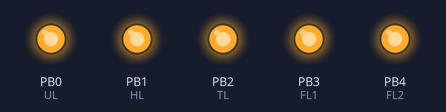
Bench run of a sketch on a simulated ATtiny85, built with avr-gcc and run on an emulated ATtiny85. Shown: output pins drawn as LEDs (lit = HIGH). Random numbers use the default seed unless the sketch sets one.

Above: at 0.1 s.
At 4.14 s:
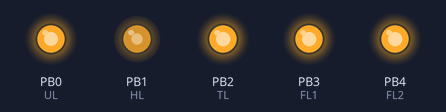
At 9.99 s:
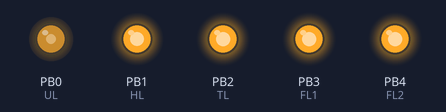
At 15.52 s:
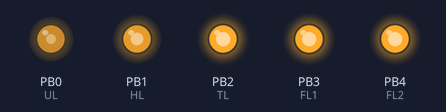
At 20.81 s:
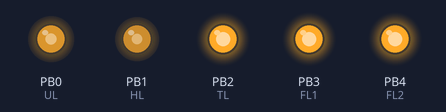
At 39.01 s:
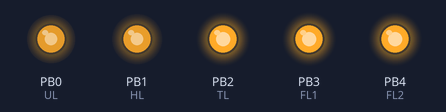
Timing chart, 0 to 40.0 s (numbered marks = the images above):
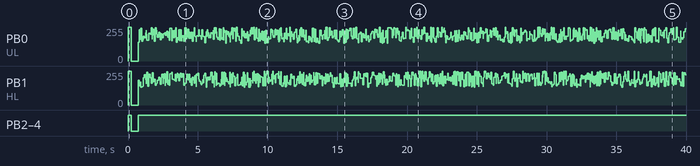

The sketch:

LEGO_gingerbread.ino
```cpp
/******************************************************************************
by Ken Olsen (648.ken@gmail.com)
MakersBox.blogspot.com


Not all Attiny cores support the tone() function. Try this one
https://github.com/SpenceKonde/ATTinyCore

ATMEL ATTINY45/85 Pin Assignments
                   +-\/-+
  Ain0 (D 5) PB5  1|    |8  Vcc
  Ain3 (D 3) PB3  2|    |7  PB2 (D 2) Ain1
  Ain2 (D 4) PB4  3|    |6  PB1 (D 1) pwm1
             GND  4|    |5  PB0 (D 0) pwm0

******************************************************************************/

#include <EEPROM.h>
#include <avr/sleep.h>


#ifndef cbi
  #define cbi(sfr, bit) (_SFR_BYTE(sfr) &= ~_BV(bit))
#endif
#ifndef sbi
  #define sbi(sfr, bit) (_SFR_BYTE(sfr) |= _BV(bit))
#endif

// hardware\breadboard\avr\boards.txt
// atmega328bb.build.board=AVR_ATMEGA328BB

long sleepyTime = 300000; // sleep after (ms)  900000 = 15 min, 300000 = 5 min

boolean DEBUG = false;

// V0.2
int HL = 1;   // Flames 2
int TL = 2;   // door lamps
int FL1 = 3;  // interior white
int FL2 = 4;  // interior white
int UL = 0;   // PWM flames 1


void setup(){

  pinMode(HL, OUTPUT);
  pinMode(TL, OUTPUT);
  pinMode(FL1, OUTPUT);
  pinMode(FL2, OUTPUT);
  pinMode(UL, OUTPUT);

  int blinkcount = 1;
  /*
  pinMode(3, INPUT_PULLUP);
  int val = analogRead(3);
  if (val >1000){
    blinkcount = 10;
  }
  pinMode(3, OUTPUT);
  */


  // inital flash for check
  for(int j=0; j<blinkcount; j++){
    digitalWrite(HL, HIGH);
    digitalWrite(TL, HIGH);
    digitalWrite(FL1, HIGH);
    digitalWrite(FL2, HIGH);
    digitalWrite(UL, HIGH);
    delay(250);
    digitalWrite(HL, LOW);
    digitalWrite(TL, LOW);
    digitalWrite(FL1, LOW);
    digitalWrite(FL2, LOW);
    digitalWrite(UL, LOW);
    delay(250);
  }
  delay(250);


  digitalWrite(HL, HIGH);
  digitalWrite(TL, HIGH);
  digitalWrite(FL1, HIGH);
  digitalWrite(FL2, HIGH);
  digitalWrite(UL, HIGH);

}


void loop(){

  //https://www.instructables.com/Realistic-Fire-Effect-with-Arduino-and-LEDs/
  analogWrite(UL, random(120) + 135);
  analogWrite(HL, random(120) + 135);
  delay(random(100));


}


// set system into the sleep state
// system wakes up when wtchdog is timed out
void system_sleep() {
  digitalWrite(FL1, LOW);
  digitalWrite(FL2, LOW);
  digitalWrite(TL, LOW);
  digitalWrite(HL, LOW);
  digitalWrite(UL, LOW);

  cbi(ADCSRA,ADEN);                    // switch Analog to Digitalconverter OFF
  set_sleep_mode(SLEEP_MODE_PWR_DOWN); // sleep mode is set here
  sleep_enable();
  sleep_mode();                        // System sleeps here


  sleep_disable();                     // System continues execution here when watchdog timed out
  sbi(ADCSRA,ADEN);                    // switch Analog to Digitalconverter ON
}
```
